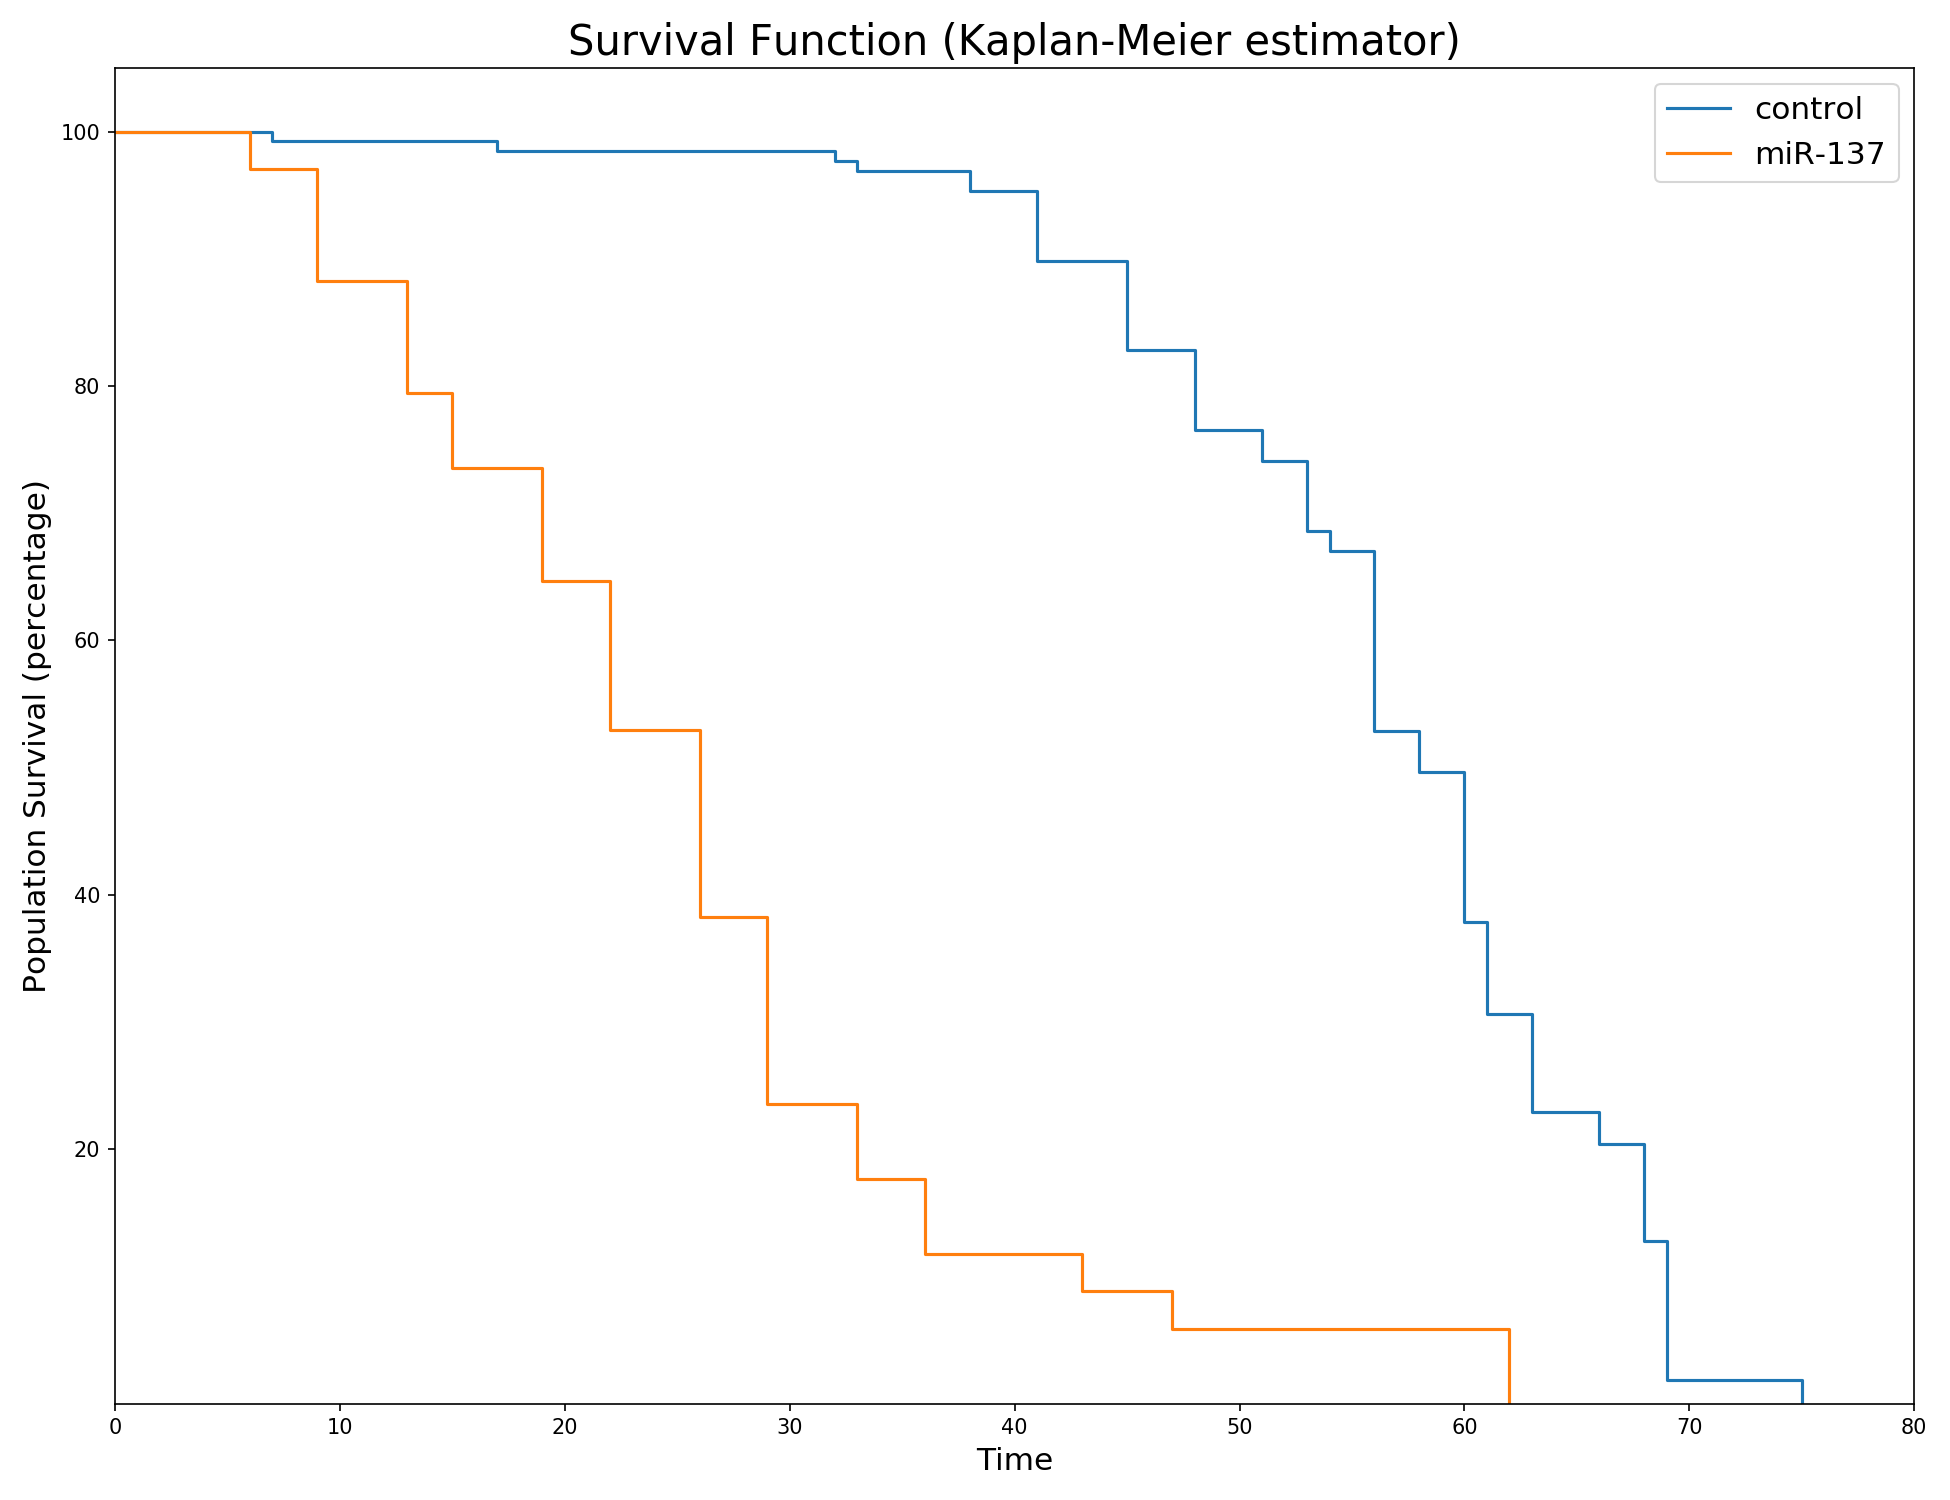

The Python source for this figure:
################################################### LIBRARIES
import matplotlib.pyplot as plt
import numpy as np
from lifelines.datasets import load_waltons
from lifelines import *
import os # info about file
import sys # better management of the exceptions
import pandas as pd # open excel file
from termcolor import colored # customize ui
import elisa_settings as esettings

################################################### CONSTANTS
numversion = "1.02"
textColor = "blue"
welcomeText = "ELISA VERSION " + numversion + " IS PUTTING ON HER GLASSES"
greetingText = "ELISA VERSION " + numversion + " HAS COMPLETED THE ANALYSIS"
workingText = "ELISA VERSION " + numversion + " IS ANALYSING THE DATA"
dataLocation ='constellations.xlsx' # file name

################################################### CODE

class main:

    ########## start method
    def __init__(self):
        print(colored("--------------------------------------------------------------------------------------",textColor))
        print(colored("--------------------------------------------------------------------------------------",textColor))
        print(colored(welcomeText, textColor))
        print(colored("--------------------------------------------------------------------------------------",textColor))
        print(colored("--------------------------------------------------------------------------------------",textColor))
        try:
            settings = esettings.getSettings() # loading plot settings
            self.survivalAnalysis(settings) # Kaplan-Meier Analysis
            self.sayGreetings() # ending quote
        except Exception as e:
            exc_type, exc_obj, exc_tb = sys.exc_info()
            print(colored(str(e), 'red'))
            print(colored(str(exc_tb.tb_frame.f_code.co_filename) + " at  line " + str(exc_tb.tb_lineno), 'red'))

    ########## ending method
    def survivalAnalysis(self,settings):
        try:
            print(colored(workingText, textColor))
            #workbook = pd.ExcelFile(dataLocation) # open excel file
            fig, ax = plt.subplots(1, 1, figsize=(settings.figsize_x, settings.figsize_y))

            df = load_waltons() # returns a Pandas DataFrame
            T = df['T']
            E = df['E']
            groups = df['group']
            ix = (groups == 'miR-137')
            upperX = self.calculateXUpperLimit(df['T'].max(),settings.xbase)

            controlGroup = KaplanMeierFitter().fit(T[~ix], E[~ix], label='control')
            ax = controlGroup.plot(ci_show=False)
            group1 = KaplanMeierFitter().fit(T[ix], E[ix], label='miR-137')
            #print(T[ix])
            ax = group1.plot_survival_function(ax=ax, ci_show=False)
            
            ax.set_title(settings.title,fontsize=settings.titleFontSize)
            ########## x axis settings
            ax.set_xlim(settings.xlim[0],upperX)
            ax.set_xlabel(settings.xlabel,fontsize=settings.axisLabelFontSize)
            ########## y axis settings
            ax.set_ylim(settings.ylim[0],settings.ylim[1])
            ax.set_ylabel(settings.ylabel,fontsize=settings.axisLabelFontSize)
            ax.set_yticks(settings.yticks)
            ax.set_yticklabels(settings.yticksLabel)

            plt.legend(fontsize=settings.LabelFontSize) # using a size in points
            fig.tight_layout()
            
            plt.savefig(settings.plotName, dpi=settings.dpi)

            group2kpfit = {
                "control": controlGroup,
                "miR-137": group1,                
            }

            self.generateExcelFile(settings.excelFile,np.linspace(0.0, upperX, settings.tableRowsNumber),group2kpfit)

        except Exception as e:
            exc_type, exc_obj, exc_tb = sys.exc_info()
            print(colored(str(e), 'red'))
            print(colored(str(exc_tb.tb_frame.f_code.co_filename) + " at  line " + str(exc_tb.tb_lineno), 'red'))

    ########## custom ceiling method
    def calculateXUpperLimit(self, maxValue, base):
        offset = 0
        if maxValue % base == 0:
            offset = base
        return (-(maxValue // -base)*base)+offset

    ########## save results in an excel file
    def generateExcelFile(self, nameFile, timeline, group2kpfit):
        try:
            with pd.ExcelWriter(nameFile) as writer:  
                for group in group2kpfit:
                    survivalFunction = group2kpfit[group].survival_function_at_times(timeline) # get survival function (panda series)
                    survivaltable =  survivalFunction.sort_values(0,ascending=False).reset_index().rename(columns={'index':'Time',group:'Survival Probability'}) # get results in table format
                    # print(survivaltable) 
                    # print(colored("--------------------------------------------------------------------------------------",textColor))           
                    survivaltable.to_excel(writer, sheet_name=group, index=False, header=[settings.timeColumnName,self.survivalColumnName])
        except Exception as e:
            exc_type, exc_obj, exc_tb = sys.exc_info()
            print(colored(str(e), 'red'))
            print(colored(str(exc_tb.tb_frame.f_code.co_filename) + " at  line " + str(exc_tb.tb_lineno), 'red'))

    ########## ending method
    def sayGreetings(self):
        print(colored("--------------------------------------------------------------------------------------",textColor))
        print(colored("--------------------------------------------------------------------------------------",textColor))
        print(colored(greetingText, textColor))
        print(colored("--------------------------------------------------------------------------------------",textColor))
        print(colored("--------------------------------------------------------------------------------------",textColor))